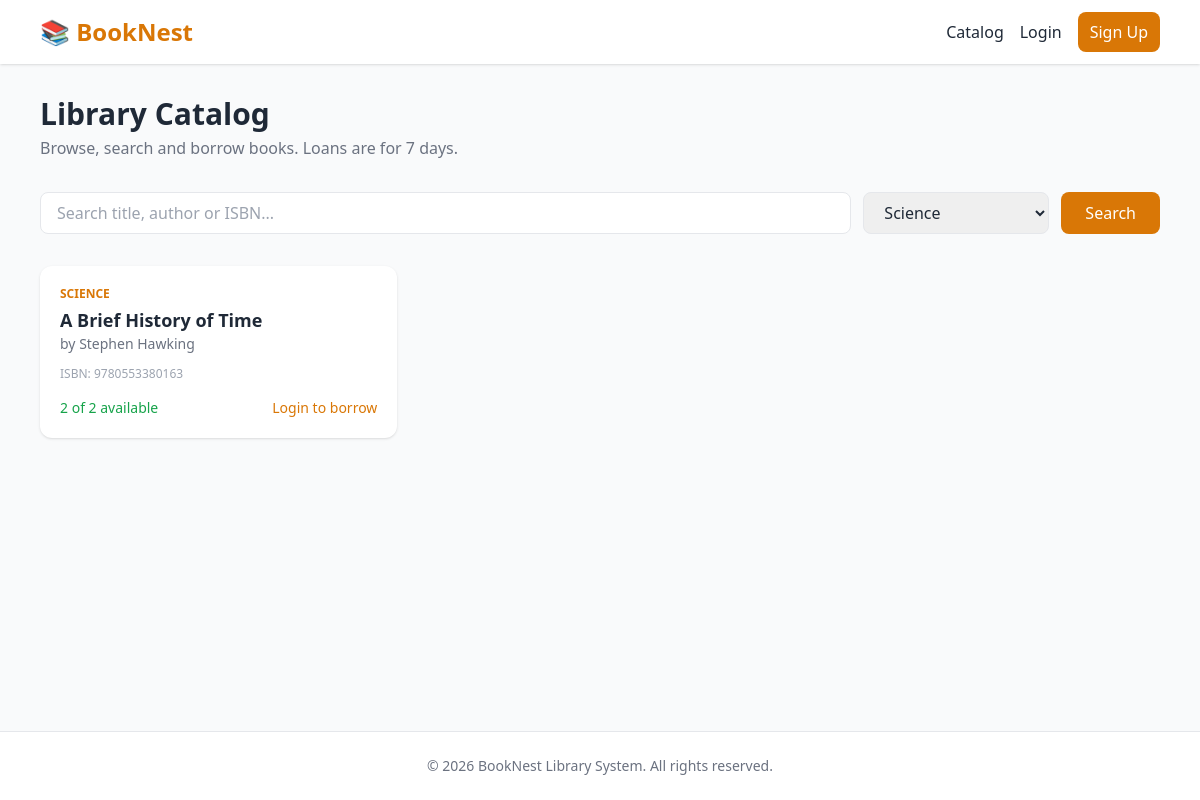
/index.php?category=3, run on the app's committed database.
### tables this page shows
CREATE TABLE IF NOT EXISTS books (
  id INT AUTO_INCREMENT PRIMARY KEY,
  title VARCHAR(200) NOT NULL,
  author VARCHAR(150) NOT NULL,
  isbn VARCHAR(20) NULL UNIQUE,
  category_id INT NULL,
  copies_total INT NOT NULL DEFAULT 1,
  copies_available INT NOT NULL DEFAULT 1,
  created_at TIMESTAMP DEFAULT CURRENT_TIMESTAMP,
  FOREIGN KEY (category_id) REFERENCES categories(id) ON DELETE SET NULL
);

CREATE TABLE IF NOT EXISTS categories (
  id INT AUTO_INCREMENT PRIMARY KEY,
  name VARCHAR(100) NOT NULL UNIQUE
);

### includes/functions.php (called while the page is built, shortened)
<?php
function e($data) {
    return htmlspecialchars((string)$data, ENT_QUOTES, 'UTF-8');
}
function url($path = '') {
    return BASE_URL . $path;
}
function is_logged_in() {
    return isset($_SESSION['user_id']);
}

### index.php (the view, shortened to what this page needs)
<?php
require_once __DIR__ . '/includes/header.php';
$q = trim($_GET['q'] ?? '');
$cat = (int)($_GET['category'] ?? 0);
$sql = "SELECT b.*, c.name AS category FROM books b
        LEFT JOIN categories c ON b.category_id = c.id WHERE 1=1";
$params = [];
if ($cat > 0) {
    $sql .= " AND b.category_id = ?";
    $params[] = $cat;
}
$sql .= " ORDER BY b.title";
$stmt = $db->prepare($sql);
$stmt->execute($params);
$books = $stmt->fetchAll();
$cats = $db->query("SELECT * FROM categories ORDER BY name")->fetchAll();
?>
<div class="mb-8">
  <h1 class="text-3xl font-bold mb-1">Library Catalog</h1>
  <p class="text-gray-500">Browse, search and borrow books. Loans are for 7 days.</p>
</div>
<form method="GET" class="flex flex-col md:flex-row gap-3 mb-8">
  <input type="text" name="q" id="book-search" value="<?php echo e($q); ?>" placeholder="Search title, author or ISBN..."
         class="flex-1 border rounded-lg px-4 py-2 focus:outline-none focus:ring-2 focus:ring-brand">
  <select name="category" class="border rounded-lg px-4 py-2 focus:outline-none focus:ring-2 focus:ring-brand">
    <?php foreach ($cats as $c): ?>
      <option value="<?php echo $c['id']; ?>" <?php echo $cat === (int)$c['id'] ? 'selected' : ''; ?>><?php echo e($c['name']); ?></option>
    <?php endforeach; ?>
  </select>
  <button class="bg-brand text-white px-6 py-2 rounded-lg hover:bg-brand-dark transition">Search</button>
</form>
<?php if (!$books): ?>
  <div class="bg-white rounded-xl shadow p-8 text-center text-gray-500">No books found.</div>
<?php else: ?>
<div class="grid sm:grid-cols-2 lg:grid-cols-3 gap-6">
  <?php foreach ($books as $b): ?>
  <div class="book-card bg-white rounded-xl shadow p-5 flex flex-col">
    <span class="text-xs text-brand font-semibold uppercase"><?php echo e($b['category'] ?? 'Uncategorized'); ?></span>
    <h2 class="text-lg font-bold mt-1"><?php echo e($b['title']); ?></h2>
    <p class="text-sm text-gray-500 mb-3">by <?php echo e($b['author']); ?></p>
    <p class="text-xs text-gray-400 mb-4">ISBN: <?php echo e($b['isbn'] ?? 'N/A'); ?></p>
    <div class="mt-auto flex items-center justify-between">
      <?php if ($b['copies_available'] > 0): ?>
        <span class="text-sm text-green-600 font-medium"><?php echo (int)$b['copies_available']; ?> of <?php echo (int)$b['copies_total']; ?> available</span>
      <?php else: ?>
        <span class="text-sm text-red-600 font-medium">All copies borrowed</span>
      <?php endif; ?>
      <?php if (!is_logged_in()): ?>
        <a href="<?php echo url('/auth/login.php'); ?>" class="text-sm text-brand hover:underline">Login to borrow</a>
      <?php endif; ?>
    </div>
  </div>
  <?php endforeach; ?>
</div>
<?php endif; ?>
<?php require_once __DIR__ . '/includes/footer.php'; ?>

### data on the page
books: category.name "SCIENCE", title "A Brief History of Time", author "Stephen Hawking", isbn "9780553380163", copies_available "2", copies_total "2"

### other printed values
form field category "Science"
